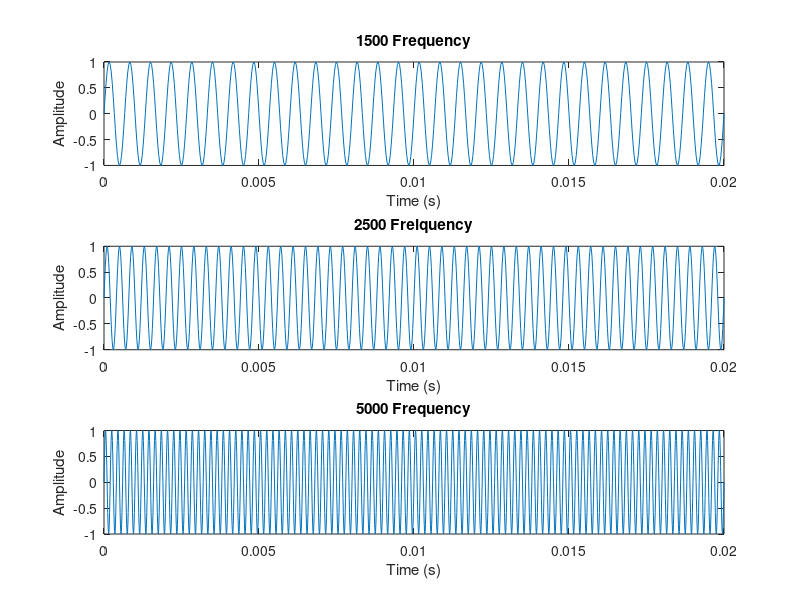

MATLAB code to generate this figure:
f = 1500; %frequency, wave 

a = 1; %maximum amplitude 

fs = 20*f; 
dt = 1/fs;
t = 0:dt:0.02; %plot 2 periods (1 period = 1/100Hz = 0.01

y = a*sin(2*pi*f*t); %Calculate samples
figure;
subplot(3,1,1); 
plot(t,y);
xlabel('Time (s)');
ylabel('Amplitude');
title('1500 Frequency');
%----------------------------------------
hold on
f = 2500; %frequency, wave 

a = 1; %maximum amplitude 

fs = 20*f; 
dt = 1/fs;
t = 0:dt:0.02; %plot 2 periods (1 period = 1/100Hz = 0.01

y = a*sin(2*pi*f*t); %Calculate samples
subplot(3,1,2);
plot(t,y);
xlabel('Time (s)');
ylabel('Amplitude');
title('2500 Freiquency');
%----------------------------------------
hold on
f = 5000; %frequency, wave 

a = 1; %maximum amplitude 

fs = 20*f; 
dt = 1/fs;
t = 0:dt:0.02; %plot 2 periods (1 period = 1/100Hz = 0.01

y = a*sin(2*pi*f*t); %Calculate samples
subplot(3,1,3); 
plot(t,y);

xlabel('Time (s)');
ylabel('Amplitude');
title('5000 Frequency');


